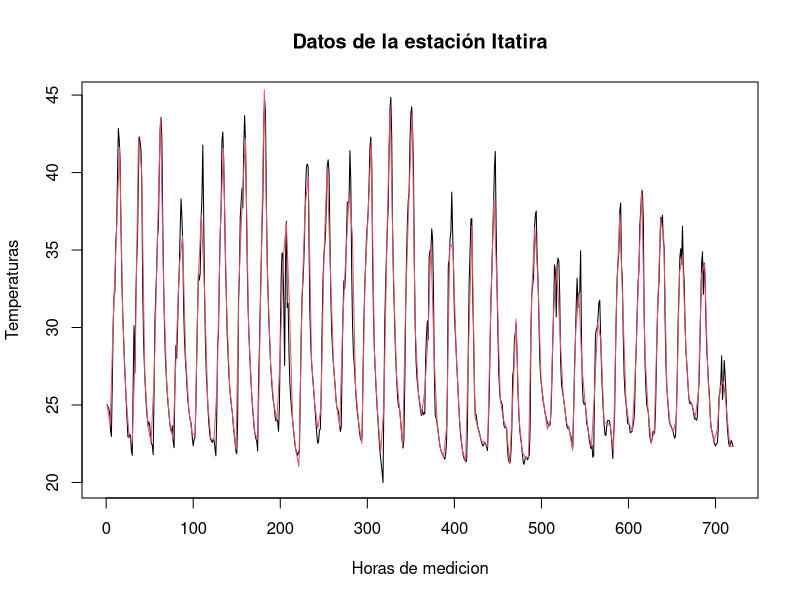
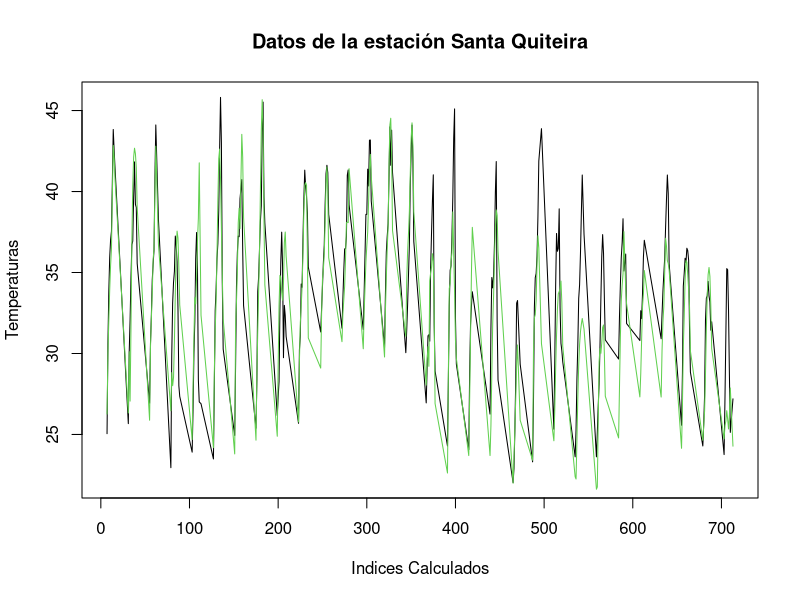
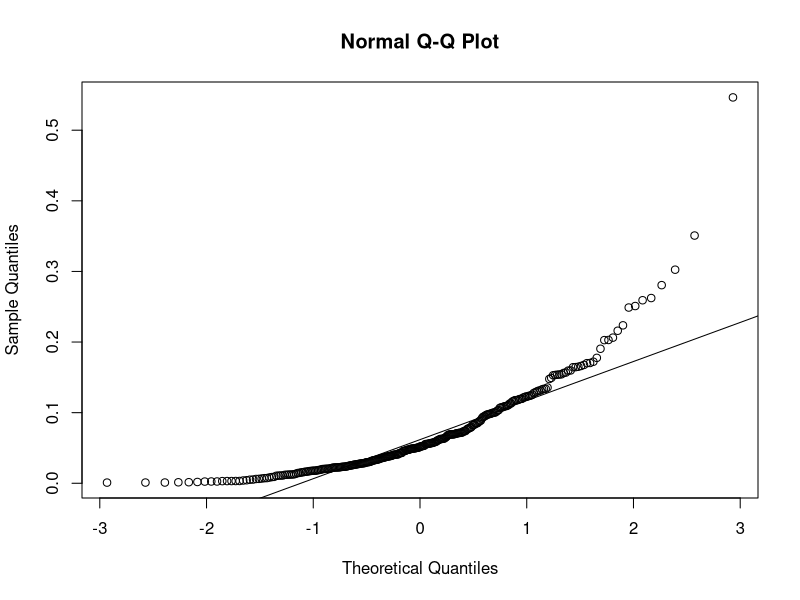

Recreate these plots in R, in order.
#install.packages("readr")
#install.packages("pracma")

library(readr)
library(pracma)

#Lectura de los datos que vienen de los archivos 
datosItatira = read.csv(file = "Itatira.csv", header = TRUE, sep = ";")
datosSantaQuiteira = read.csv(file = "Santa Quiteira.csv",header = TRUE, sep = ";")

#Datos Originales
x = seq(from = 1, to = 720, by = 1)
y = datosItatira$Temp

diasIdeales = datosItatira$Dia
horasIdeales = datosItatira$Hora
indicesIdeales = x

#Extraccion del 70% de los datos originales
ones = rep(1, 720)
eliminate = sample.int(720, 720*0.3)
for (e in eliminate) {
  ones[e] = 0
}

newX = c()
newY = c()
i = 1
j = 1

#Obtención de las nuevas coordenadas
for (o in ones) {
  if(o == 1)
  {
    newX[i] = x[j]
    newY[i] = y[j]
    i = i + 1
  }
  j = j +1
}

#Graficar 
plot(x,y,type='l', ylab = "Temperaturas", xlab = "Horas de medicion", main = 'Datos de la estación Itatira')

lines(spline(newX,newY,n=200),col=2)

interpolado = splinefun(newX,newY)

arregloInterpolados = c()
k = 1

error = c()

for(var in x)
{
  errorY = interpolado(var)
  
  auxi = abs((y[k] - errorY)/y[k])
  error = c(error, abs((y[k] - errorY)/y[k]))
  k = k + 1
}

max(error)
min(error)
mean(error)

print(error)




#Desde aquí empieza la otra parte del reto

arregloDeCalculos = c()

for (i in 1:length(datosSantaQuiteira$Dia)) 
{
  
  auxDia = datosSantaQuiteira$Dia[i]
  auxHora = datosSantaQuiteira$Hora[i]
  
  for(j in 1:720)
  {
    
    if((diasIdeales[j] == auxDia) && (horasIdeales[j] == auxHora))
    {
      arregloDeCalculos = c(arregloDeCalculos,indicesIdeales[j])
    }
  }
}

nuevosY = c()

errorNuevaEstacion = c()

z = 1
for (variable in arregloDeCalculos) 
{
  nuevosY = c(nuevosY, interpolado(variable))
  errorNuevaEstacion = c(errorNuevaEstacion, abs((datosSantaQuiteira$Temp[z] - nuevosY[z])/datosSantaQuiteira$Temp[z]))
  z = z + 1
}

plot(arregloDeCalculos,datosSantaQuiteira$Temp, ylab = "Temperaturas", xlab = "Indices Calculados", type = 'l', main = 'Datos de la estación Santa Quiteira')

lines(arregloDeCalculos, nuevosY, col = 3)

print(errorNuevaEstacion)

maximo = 0

media = 0

for (error in errorNuevaEstacion) {
  
  if(error > maximo)
    maximo = error
  
  media = media + error
  
}

minimo = 200

for (error in errorNuevaEstacion) {
  
  if(error < minimo)
    minimo = error
  
}

print(minimo)


qqnorm(errorNuevaEstacion)
qqline(errorNuevaEstacion)
print(media/length(errorNuevaEstacion))
print(maximo)
